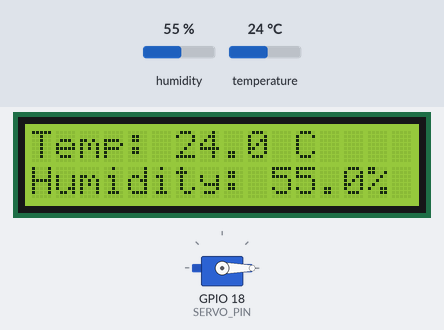
A program run on a simulated ESP32. Shown: 16×2 character LCD, servo. The inputs (shaded band) are chosen by the test bench; at power-on: humidity 55 %, temperature 24 °C. WiFi joins after 1.5 s; servers stay silent unless stated; what the program prints to the serial monitor is not drawn.

Above: at 5.6 s.
5.7 s: humidity set to 22 %
At 8.1 s:
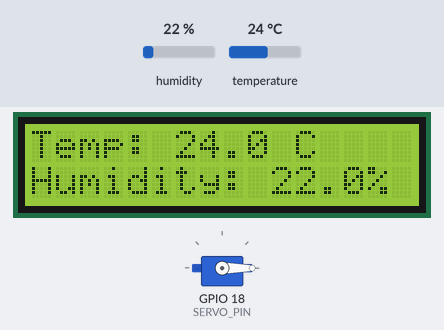
8.4 s: temperature set to 12 °C
At 10.0 s:
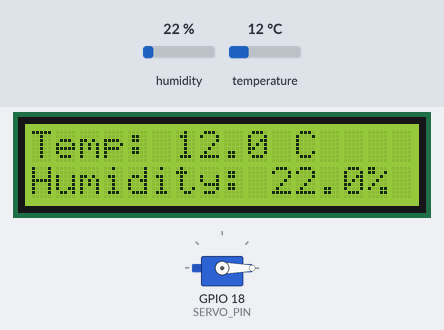
10.9 s: humidity set to 40 %
At 13.1 s:
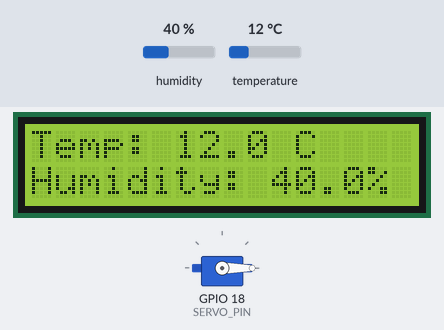
13.4 s: temperature set to 19 °C
At 15.2 s:
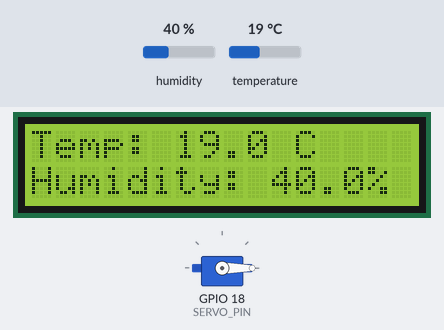
Timing chart, 0 to 16.7 s (numbered marks = the images above; inputs shaded):
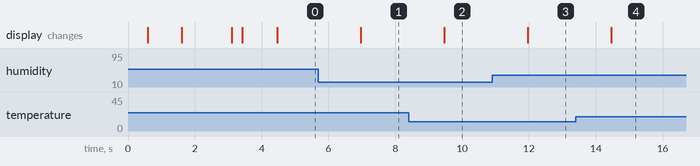

The program:

main.cpp
```cpp
#define BLYNK_TEMPLATE_ID "TMPL6uxMnzyf7"
#define BLYNK_TEMPLATE_NAME "Task01"
#define BLYNK_AUTH_TOKEN "Jmv5Dwj6JzoPuWPqhYbtjjmdcLusNYy9"

#include <Arduino.h>
#include <WiFi.h>
#include <WiFiClient.h>
#include <BlynkSimpleEsp32.h>
#include <DHT.h>
#include <ESP32Servo.h> // Fixed: Standard Servo.h doesn't work on ESP32, changed to ESP32Servo
#include <LiquidCrystal_I2C.h>
#include <Wire.h>

#define DHTPIN 4
#define DHTTYPE DHT22
#define SERVO_PIN 18
#define VPIN_TEMP V0
#define VPIN_HUM V1
#define VPIN_SERVO V2

char ssid[] = "Wokwi-GUEST";
char pass[] = "";

DHT dht(DHTPIN, DHTTYPE);
LiquidCrystal_I2C lcd(0x27, 16, 2);
Servo myservo;

// Added tracker to replace bad delay(2000) in loop
unsigned long lastTime = 0;

BLYNK_WRITE(VPIN_SERVO)
{
  int buttonState = param.asInt();

  if (buttonState == 1)
  {
    myservo.write(90);
  }
  else
  {
    myservo.write(0);
  }
}

void setup()
{
  Serial.begin(115200);
  Serial.println("Temperature Auotomation Task01");

  lcd.init();
  lcd.backlight();
  lcd.clear();

  // Fixed: WiFi.begin must be called BEFORE checking status loop
  WiFi.begin(ssid, pass);

  lcd.setCursor(0, 0);
  lcd.print("Connecting WIFI");
  Serial.print("Connecting WIFI");

  int attempt = 0;
  while (WiFi.status() != WL_CONNECTED && attempt < 20)
  {
    delay(500);
    lcd.print(".");
    Serial.print(".");
    attempt++;
  }

  lcd.clear();
  if (WiFi.status() == WL_CONNECTED)
  {
    lcd.setCursor(0, 0);
    lcd.println("WiFi Connected");
    Serial.println("\nWiFi Connected");
  }
  else
  {
    lcd.setCursor(0, 0);
    lcd.println("WiFi Conn Failed");
    Serial.println("WiFi Connection Failed");
  }

  delay(1500);
  lcd.clear();

  Blynk.begin(BLYNK_AUTH_TOKEN, ssid, pass);

  dht.begin();

  // Fixed: ESP32 PWM timer allocation for servo stability
  ESP32PWM::allocateTimer(0);
  myservo.setPeriodHertz(50);

  myservo.attach(SERVO_PIN, 500, 2400);
  myservo.write(0);

  lcd.setCursor(0, 0);
  lcd.print("System Ready");
  Serial.println("System Ready");
  delay(1000);
  lcd.clear();
}

void loop()
{
  Blynk.run();

  // Fixed: Using millis() instead of delay(2000) to keep Blynk from disconnecting
  if (millis() - lastTime >= 500)
  {
    lastTime = millis();

    float temperature = dht.readTemperature();
    float humidity = dht.readHumidity();

    if (isnan(temperature) || isnan(humidity))
    {
      lcd.clear();
      lcd.setCursor(0, 0);
      lcd.print("Sensor Error");
      Serial.println("Temperature Or Humidity Read Error !");
      return;
    }

    lcd.clear();
    lcd.setCursor(0, 0);
    lcd.print("Temp: ");
    lcd.print(temperature, 1);
    lcd.print(" C");

    lcd.setCursor(0, 1);
    lcd.print("Humidity: ");
    lcd.print(humidity, 1);
    lcd.print("%");

    Blynk.virtualWrite(VPIN_TEMP, temperature);
    Blynk.virtualWrite(VPIN_HUM, humidity);
  }
}
```

Measured:
- after the input at 5.7 s, the display: changes after 1.3 s (image 1)
- after the input at 8.4 s, the display: changes after 1.1 s (image 2)
- after the input at 10.9 s, the display: changes after 1.1 s (image 3)
- after the input at 13.4 s, the display: changes after 1.1 s (image 4)
